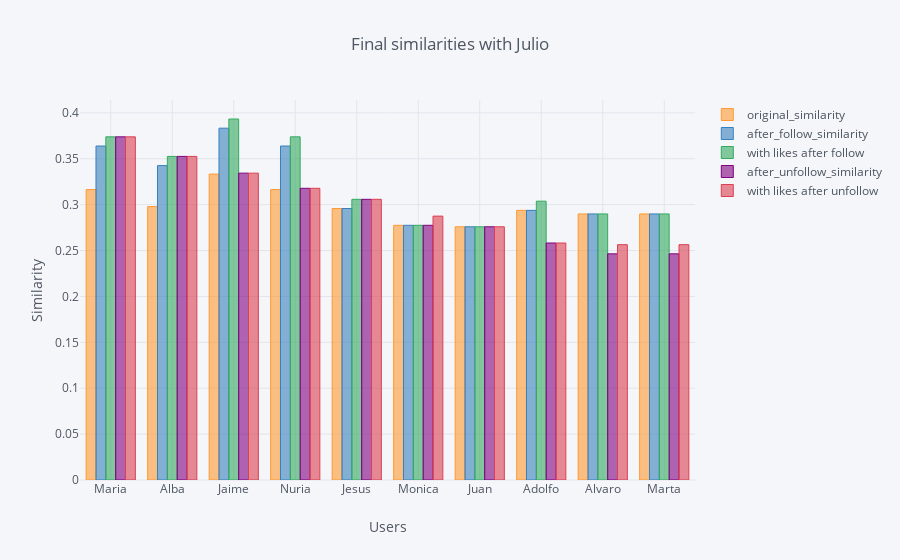

Notebook cell for this chart:
### Code cell
end_similarity.iplot(kind='bar', x='plan_ori_id', title='Final similarities with {}'.format(Nombre), 
            yTitle='Similarity', xTitle='Users')

### Figure 1 — Plotly figure (JSON) as saved in the notebook; plotly's stock layout.template omitted (floating-point values rounded to 4 significant figures)
{"data": [{"marker": {"color": "rgba(255, 153, 51, 0.6)", "line": {"color": "rgba(255, 153, 51, 1.0)", "width": 1}}, "name": "original_similarity", "orientation": "v", "text": "", "type": "bar", "uid": "b387b3ed-d383-432b-959f-1af6278e90ae", "x": ["Maria", "Alba", "Jaime", "Nuria", "Jesus", "Monica", "Juan", "Adolfo", "Alvaro", "Marta"], "y": [0.3164, 0.2979, 0.3333, 0.3164, 0.2958, 0.2775, 0.2759, 0.2938, 0.2899, 0.2899]}, {"marker": {"color": "rgba(55, 128, 191, 0.6)", "line": {"color": "rgba(55, 128, 191, 1.0)", "width": 1}}, "name": "after_follow_similarity", "orientation": "v", "text": "", "type": "bar", "uid": "5a8c0f7b-fddd-495a-a5db-77a940d2842f", "x": ["Maria", "Alba", "Jaime", "Nuria", "Jesus", "Monica", "Juan", "Adolfo", "Alvaro", "Marta"], "y": [0.3639, 0.3426, 0.3833, 0.3639, 0.2958, 0.2775, 0.2759, 0.2938, 0.2899, 0.2899]}, {"marker": {"color": "rgba(50, 171, 96, 0.6)", "line": {"color": "rgba(50, 171, 96, 1.0)", "width": 1}}, "name": "with likes after follow", "orientation": "v", "text": "", "type": "bar", "uid": "c48f771a-9052-4270-86af-7d5bf6777ed9", "x": ["Maria", "Alba", "Jaime", "Nuria", "Jesus", "Monica", "Juan", "Adolfo", "Alvaro", "Marta"], "y": [0.3739, 0.3526, 0.3933, 0.3739, 0.3058, 0.2775, 0.2759, 0.3038, 0.2899, 0.2899]}, {"marker": {"color": "rgba(128, 0, 128, 0.6)", "line": {"color": "rgba(128, 0, 128, 1.0)", "width": 1}}, "name": "after_unfollow_similarity", "orientation": "v", "text": "", "type": "bar", "uid": "72a9f4e5-7d94-4a07-8ed3-097199bfd50e", "x": ["Maria", "Alba", "Jaime", "Nuria", "Jesus", "Monica", "Juan", "Adolfo", "Alvaro", "Marta"], "y": [0.3739, 0.3526, 0.3343, 0.3178, 0.3058, 0.2775, 0.2759, 0.2582, 0.2464, 0.2464]}, {"marker": {"color": "rgba(219, 64, 82, 0.6)", "line": {"color": "rgba(219, 64, 82, 1.0)", "width": 1}}, "name": "with likes after unfollow", "orientation": "v", "text": "", "type": "bar", "uid": "befe3ee3-4715-4343-b8ce-fc1cad903fae", "x": ["Maria", "Alba", "Jaime", "Nuria", "Jesus", "Monica", "Juan", "Adolfo", "Alvaro", "Marta"], "y": [0.3739, 0.3526, 0.3343, 0.3178, 0.3058, 0.2875, 0.2759, 0.2582, 0.2564, 0.2564]}], "layout": {"legend": {"bgcolor": "#F5F6F9", "font": {"color": "#4D5663"}}, "paper_bgcolor": "#F5F6F9", "plot_bgcolor": "#F5F6F9", "title": {"font": {"color": "#4D5663"}, "text": "Final similarities with Julio"}, "xaxis": {"gridcolor": "#E1E5ED", "showgrid": true, "tickfont": {"color": "#4D5663"}, "title": {"font": {"color": "#4D5663"}, "text": "Users"}, "zerolinecolor": "#E1E5ED"}, "yaxis": {"gridcolor": "#E1E5ED", "showgrid": true, "tickfont": {"color": "#4D5663"}, "title": {"font": {"color": "#4D5663"}, "text": "Similarity"}, "zerolinecolor": "#E1E5ED"}}}
